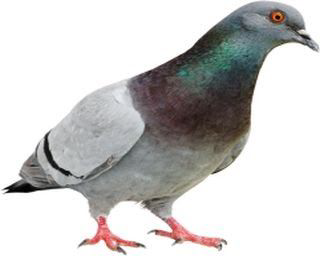
#> input picture Lab4/queryimage.png, 320 x 256 px, found by its file name
$ jupyter execute --allow-errors Q2.ipynb
#> lines starting #> are read from the running program, lines starting #| are printed output that depends on the picture
[cell 1]
import cv2
img = cv2.imread(r'Lab4/queryimage.png', cv2.IMREAD_GRAYSCALE)
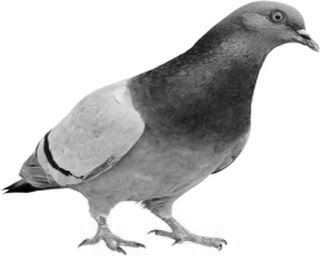
#> img: shape (256, 320); min 0, max 255, mean 202.5


$ run again, with Lab4/refimage1.png copied over Lab4/queryimage.png
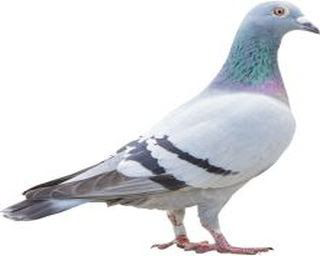
#> input picture Lab4/refimage1.png, 320 x 256 px, found by its file name
#> `img = cv2.imread(r'Lab4/queryimage.png', cv2.IMREAD_GRAYSCALE)`:
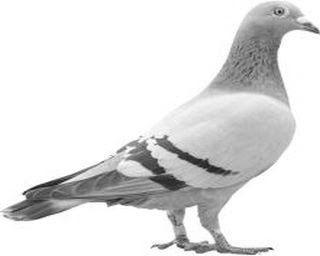
#> img: shape (256, 320); min 21, max 255, mean 224.7
